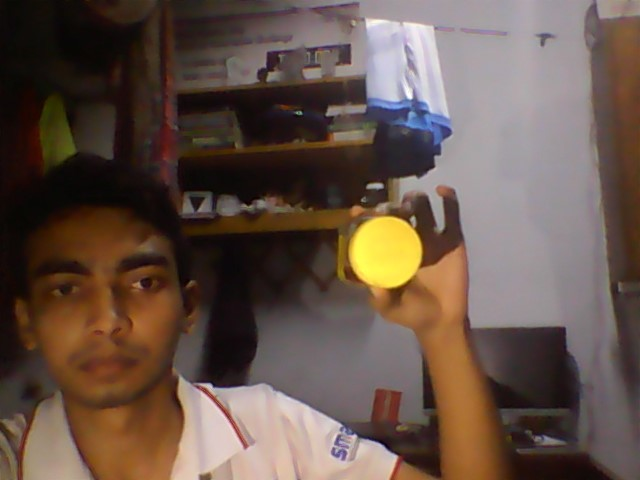
#> input picture color_finder/resource/1.jpg, 640 x 480 px, found by its file name
$ python track_hsv.py
#> lines starting #> are read from the running program, lines starting #| are printed output that depends on the picture; after the words box and inside, x2 and y2 are one past the last pixel; in counts of white or black regions, pixels touching at a corner belong together
import numpy as np
import cv2


def nothing(x):
    pass


def colormask(filename):
    cv2.namedWindow(filename, 1)

    # set trackbar
    hh = 'hue high'
    hl = 'hue low'
    sh = 'saturation high'
    sl = 'saturation low'
    vh = 'value high'
    vl = 'value low'
    mode = 'mode'

    # set ranges
    cv2.createTrackbar(hh, filename, 0, 179, nothing)
    cv2.createTrackbar(hl, filename, 0, 179, nothing)
    cv2.createTrackbar(mode, filename, 0, 3, nothing)

    thv = 'th1'
    cv2.createTrackbar(thv, filename, 127, 255, nothing)

    # read img in both rgb and grayscale
    img = cv2.imread(filename, 1)
#> img is the input picture: shape (480, 640, 3); mean B, G, R 73, 83.1, 101.6
    imgg = cv2.imread(filename, 0)
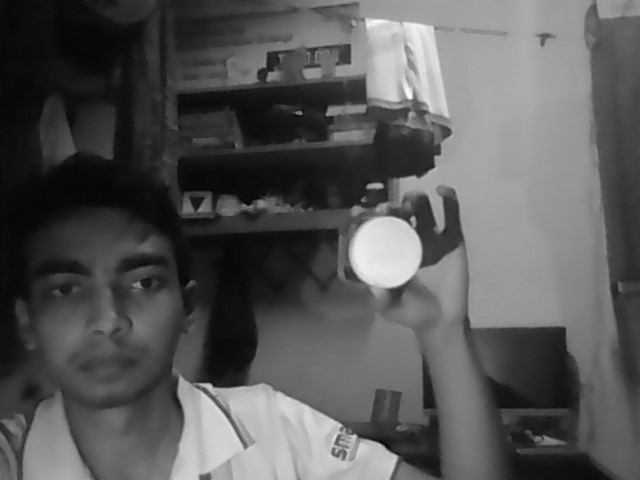
#> imgg: shape (480, 640); min 1, max 255, mean 87.5

    # convert rgb to hsv
    hsv_img = cv2.cvtColor(img, cv2.COLOR_BGR2HSV)
#> hsv_img: shape (480, 640, 3); mean H, S, V 63.1, 95.1, 102.5

    while True:
        hul = cv2.getTrackbarPos(hl, filename)
        huh = cv2.getTrackbarPos(hh, filename)
        sal = 100  # cv2.getTrackbarPos(sl,filename)
        sah = 255  # cv2.getTrackbarPos(sh,filename)
        val = 100  # cv2.getTrackbarPos(vl,filename)
        vah = 255  # cv2.getTrackbarPos(vh,filename)
        thva = cv2.getTrackbarPos(thv, filename)

        modev = cv2.getTrackbarPos(mode, filename)

        hsvl = np.array([hul, sal, val], np.uint8)
        hsvh = np.array([huh, sah, vah], np.uint8)

        mask = cv2.inRange(hsv_img, hsvl, hsvh)
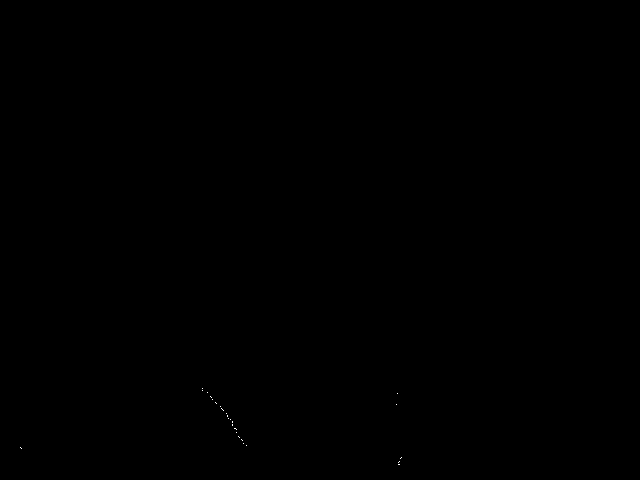
#> mask: shape (480, 640); 0.01% white in thin lines or dots, all inside (x1, y1, x2, y2) = (20, 388, 402, 465)

        res = cv2.bitwise_and(img, img, mask=mask)

        # set image for differnt modes
        ret, threshold = cv2.threshold(
            mask, 0, 255, cv2.THRESH_BINARY_INV + cv2.THRESH_OTSU)
#> ret = 0
        ret, img_th = cv2.threshold(imgg, thva, 255, cv2.THRESH_TOZERO)
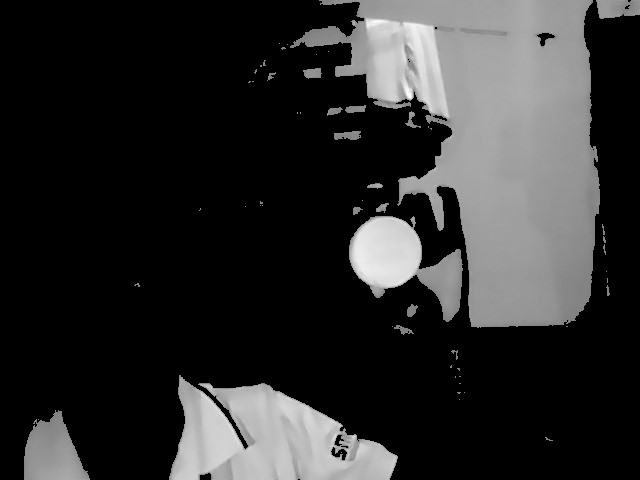
#> img_th: shape (480, 640); min 0, max 255, mean 45.3
#> ret = 127
        res2 = cv2.bitwise_and(img_th, img_th, mask=threshold)
        res_rgb = cv2.cvtColor(res, cv2.COLOR_HSV2BGR)
        # convert black to white
        res[np.where((res == [0, 0, 0]).all(axis=2))] = [255, 255, 255]

        if modev == 0:
            # show mask only
            cv2.imshow(filename, mask)
        elif modev == 1:
            # show white-masked color img
            cv2.imshow(filename, res)
        elif modev == 2:
            # show white-masked binary img with threshold
            cv2.imshow(filename, threshold)
        else:
            # white-masked grayscale img with threshold
            cv2.imshow(filename, res2)

        # press 'Esc' to close the window
        ch = cv2.waitKey(1)
#> (key Esc is pressed here)
        if ch == 27:
            break
    cv2.destroyAllWindows()

    return mask


colormask(r'F:\erc2018\github\erc2018\color_finder\resource/1.jpg')

$ run again, with color_finder/resource/2.jpg copied over color_finder/resource/1.jpg
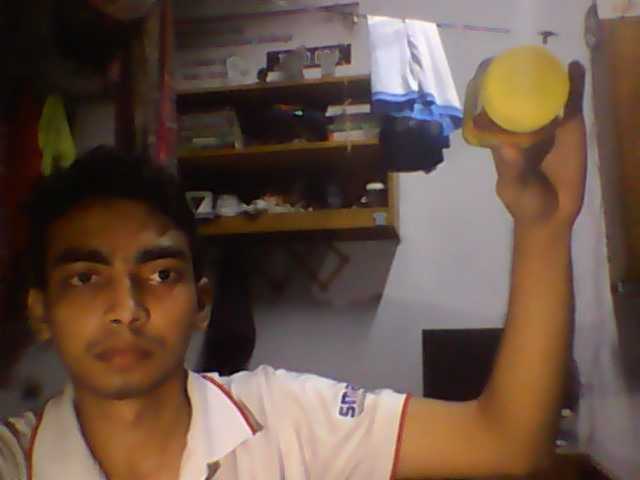
#> input picture color_finder/resource/2.jpg, 640 x 480 px, found by its file name
#> in colormask, img is the input picture: shape (480, 640, 3); mean B, G, R 69.3, 81.7, 102.7
#> in colormask, `imgg = cv2.imread(filename, 0)`:
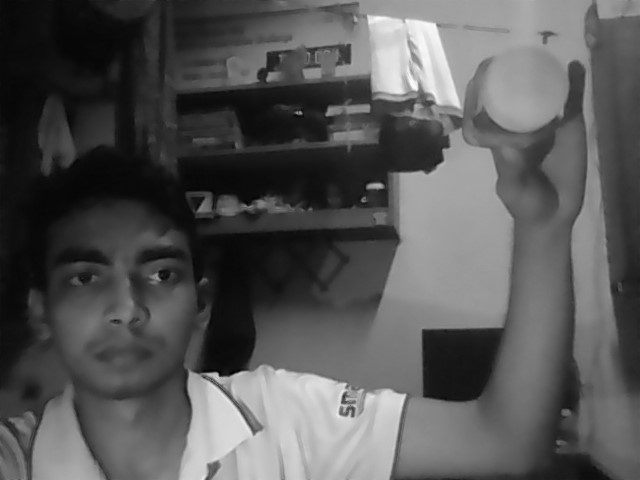
#> imgg: shape (480, 640); min 0, max 255, mean 86.6
#> hsv_img: shape (480, 640, 3); mean H, S, V 52.8, 103.3, 103.7
#> mask: shape (480, 640); 0.02% white in thin lines or dots, all inside (x1, y1, x2, y2) = (26, 67, 583, 468)
#> in colormask, `ret, threshold = cv2.threshold( mask, 0, 255, cv2.THRESH_BINARY_INV + ..`: ret = 0
#> in colormask, `ret, img_th = cv2.threshold(imgg, thva, 255, cv2.THRESH_TOZERO)`:
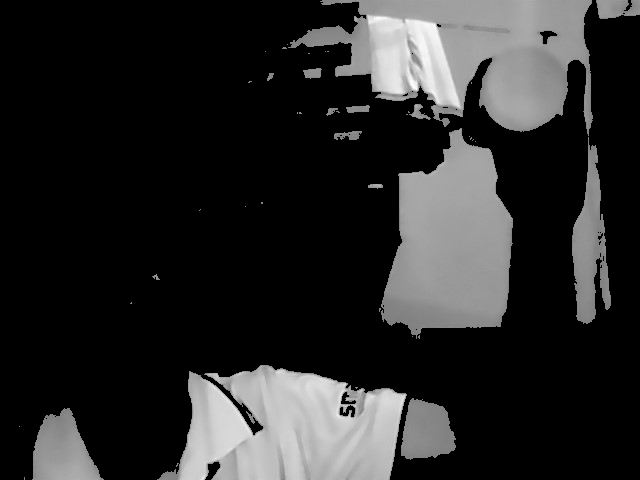
#> img_th: shape (480, 640); min 0, max 255, mean 41.8
#> in colormask, `ret, img_th = cv2.threshold(imgg, thva, 255, cv2.THRESH_TOZERO)`: ret = 127

$ run again, with color_finder/resource/3.jpg copied over color_finder/resource/1.jpg
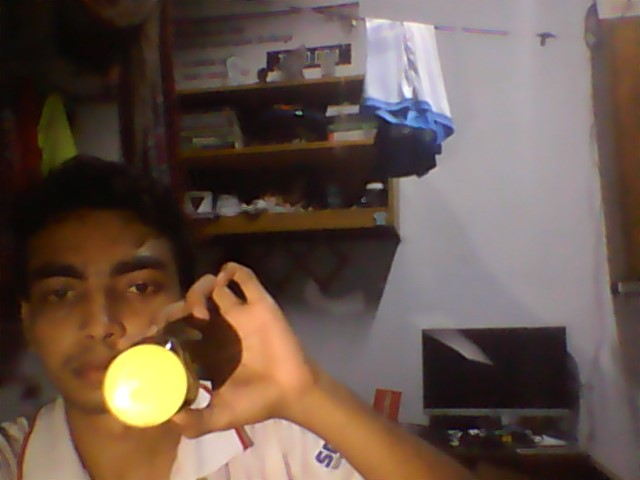
#> input picture color_finder/resource/3.jpg, 640 x 480 px, found by its file name
#> in colormask, img is the input picture: shape (480, 640, 3); mean B, G, R 75, 85.5, 104
#> in colormask, `imgg = cv2.imread(filename, 0)`:
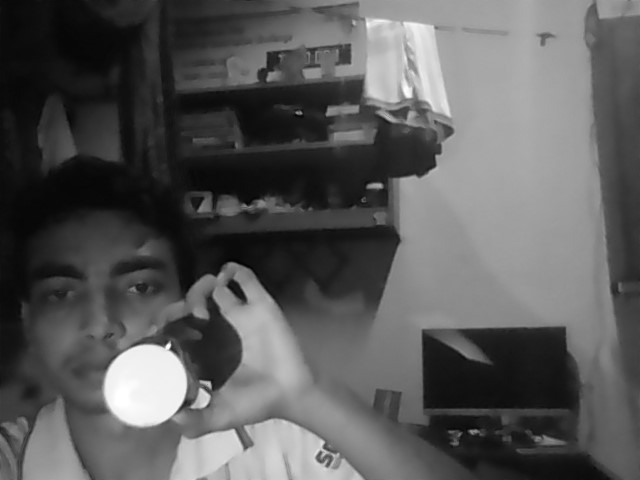
#> imgg: shape (480, 640); min 1, max 255, mean 89.8
#> hsv_img: shape (480, 640, 3); mean H, S, V 64.8, 94.7, 105.1
#> mask: shape (480, 640); 0.01% white in thin lines or dots, all inside (x1, y1, x2, y2) = (77, 390, 398, 453)
#> in colormask, `ret, threshold = cv2.threshold( mask, 0, 255, cv2.THRESH_BINARY_INV + ..`: ret = 0
#> in colormask, `ret, img_th = cv2.threshold(imgg, thva, 255, cv2.THRESH_TOZERO)`:
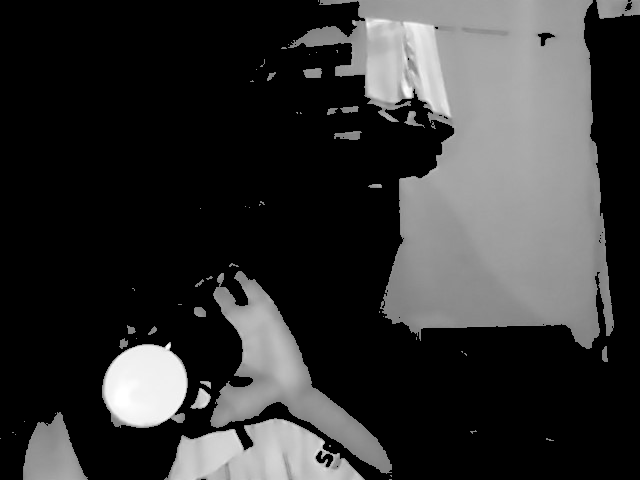
#> img_th: shape (480, 640); min 0, max 255, mean 52.8
#> in colormask, `ret, img_th = cv2.threshold(imgg, thva, 255, cv2.THRESH_TOZERO)`: ret = 127

$ run again, with color_finder/resource/4.jpg copied over color_finder/resource/1.jpg
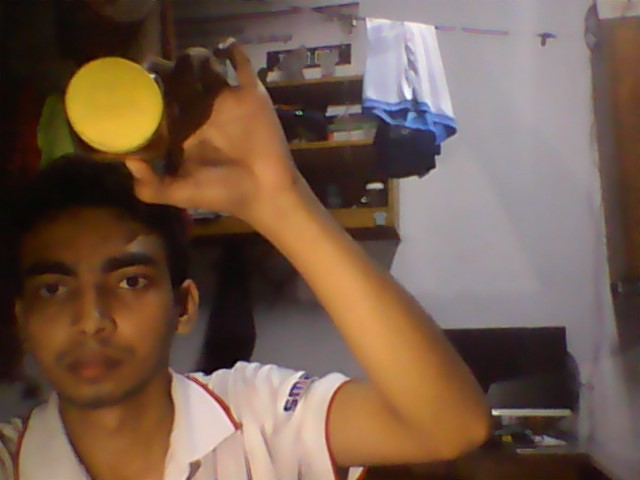
#> input picture color_finder/resource/4.jpg, 640 x 480 px, found by its file name
#> in colormask, img is the input picture: shape (480, 640, 3); mean B, G, R 76.7, 92.2, 116.1
#> in colormask, `imgg = cv2.imread(filename, 0)`:
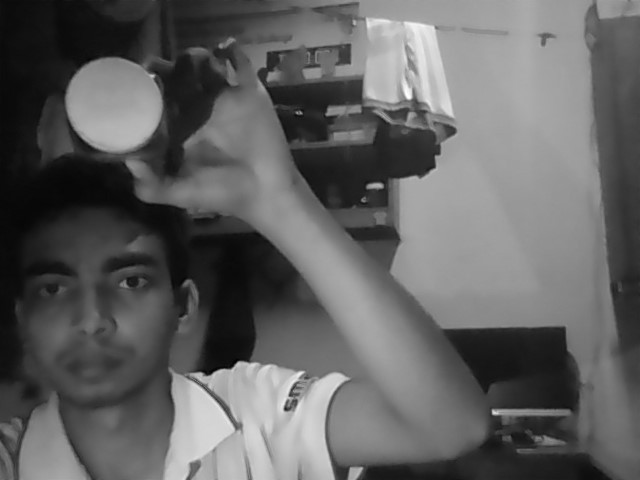
#> imgg: shape (480, 640); min 0, max 255, mean 97.6
#> hsv_img: shape (480, 640, 3); mean H, S, V 57.9, 104.8, 117.2
#> mask: shape (480, 640); 0.01% white in thin lines or dots, all inside (x1, y1, x2, y2) = (193, 378, 334, 464)
#> in colormask, `ret, threshold = cv2.threshold( mask, 0, 255, cv2.THRESH_BINARY_INV + ..`: ret = 0
#> in colormask, `ret, img_th = cv2.threshold(imgg, thva, 255, cv2.THRESH_TOZERO)`:
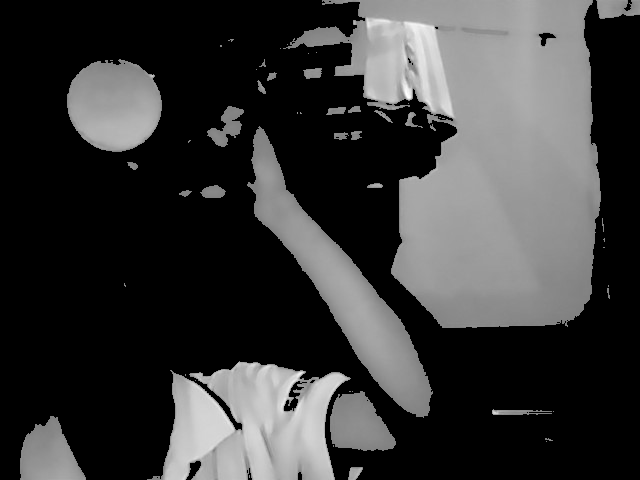
#> img_th: shape (480, 640); min 0, max 255, mean 57.6
#> in colormask, `ret, img_th = cv2.threshold(imgg, thva, 255, cv2.THRESH_TOZERO)`: ret = 127
